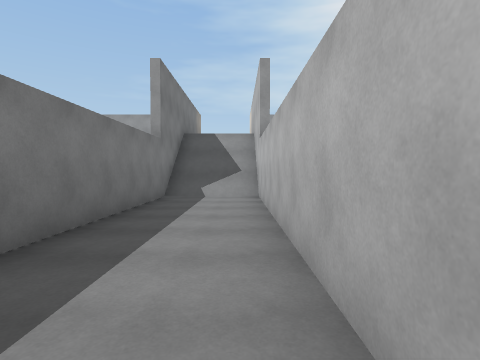
View 1 (above)

23 first-person views from a walk through a Unity game level. The camera is 1.4 m above the floor, tilts 2° down and sees 80° across. The floor is counted in squares, 2 m on a side. Each view is taken from the middle of a square. On the plan, view 1 faces up. The plan holds only what a view shows up to about 10 squares ahead; the rest is blank. The place goes on beyond the plan.

View 2
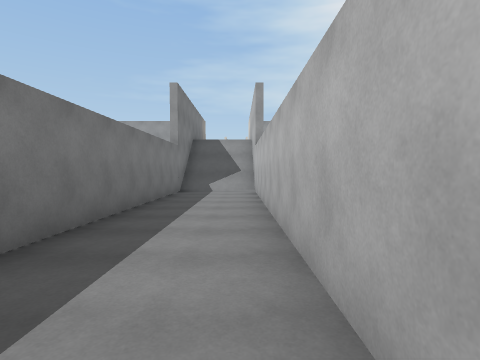

View 3
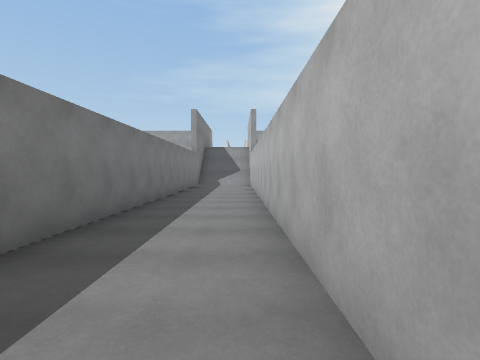

View 4
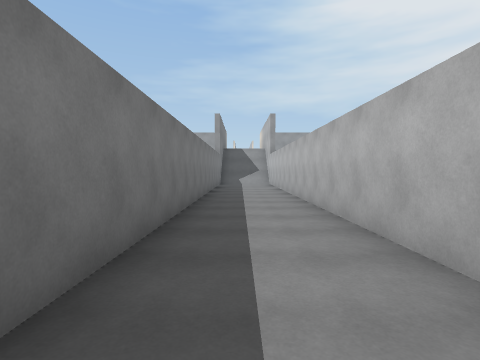

View 5
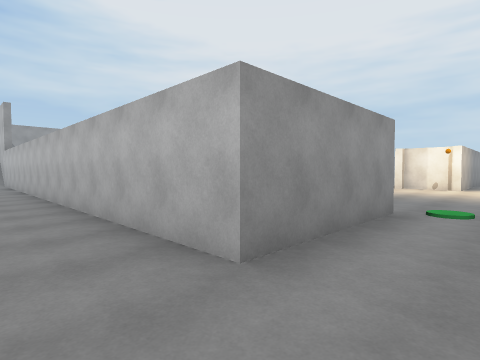

View 6
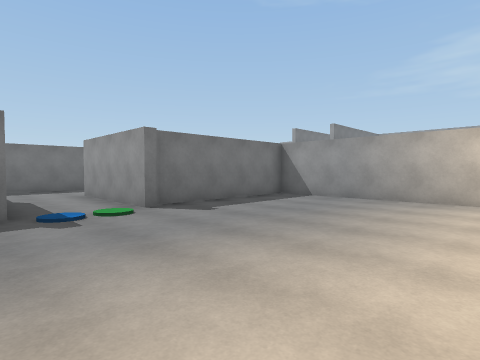

View 7
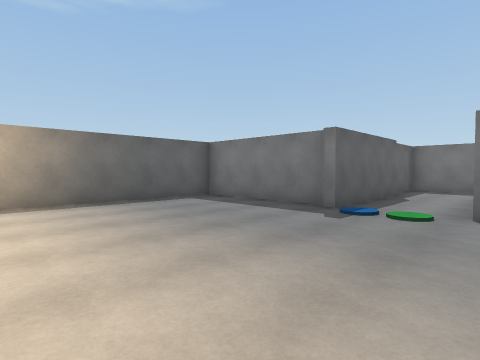

View 8
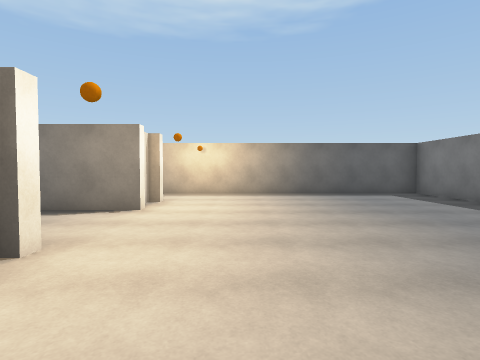

View 9
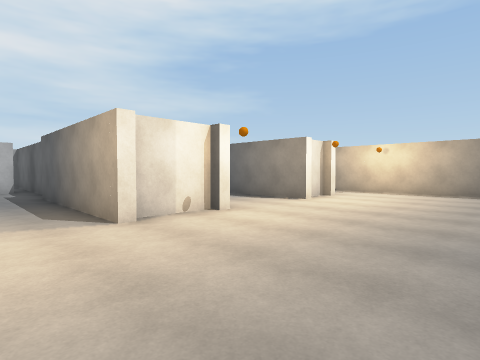

View 10
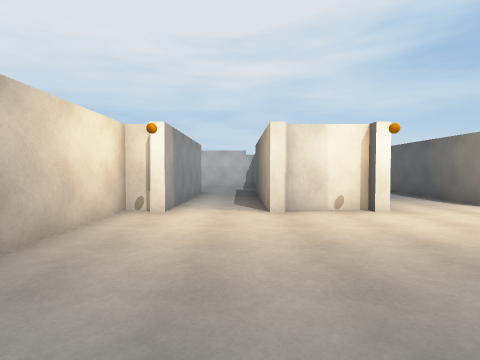

View 11
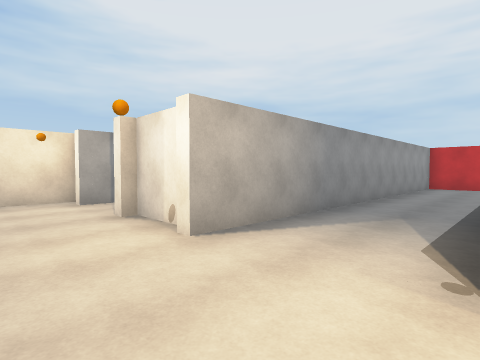

View 12
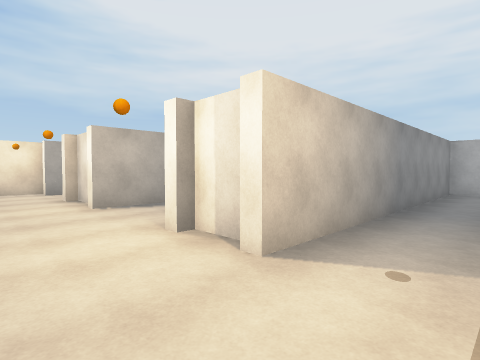

View 13
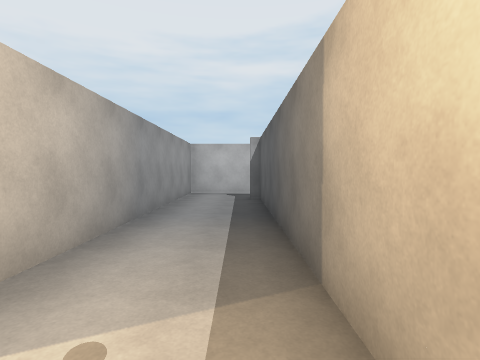

View 14
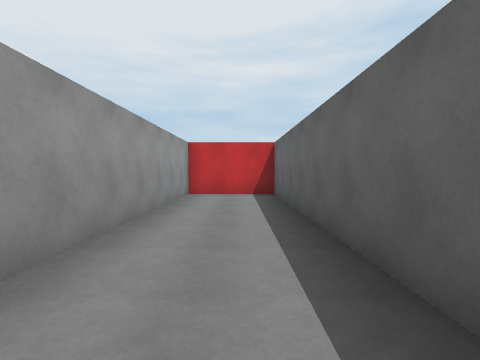

View 15
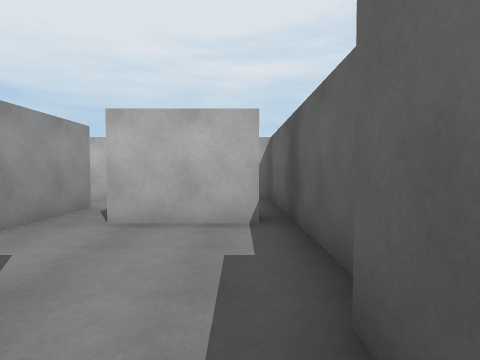

View 16
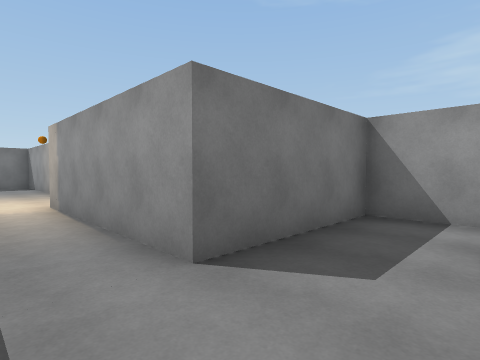

View 17
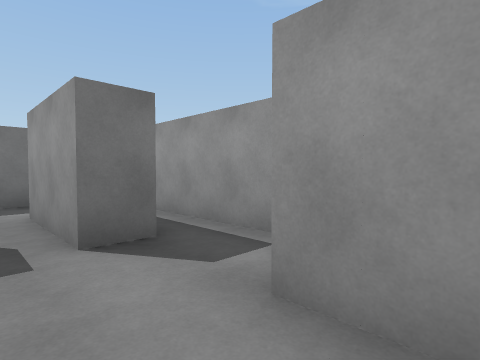

View 18
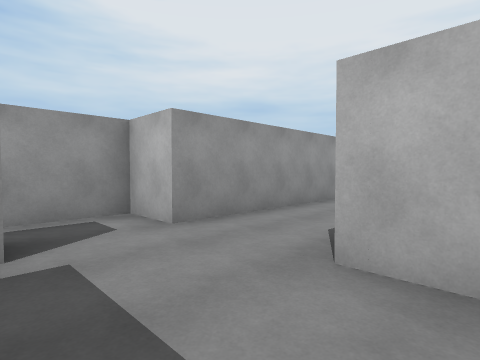

View 19
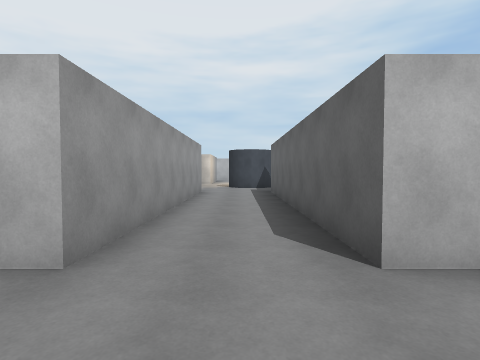

View 20
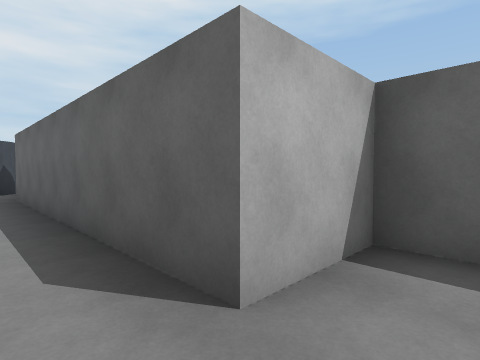

View 21
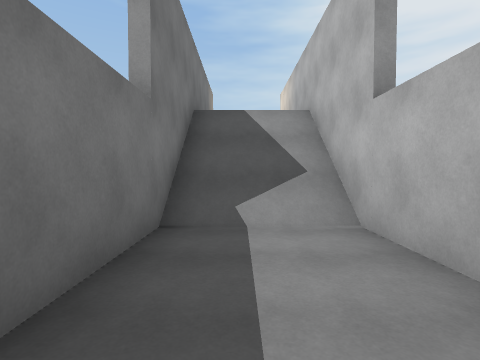

View 22
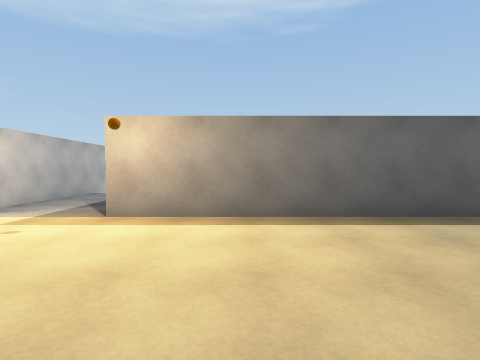

View 23
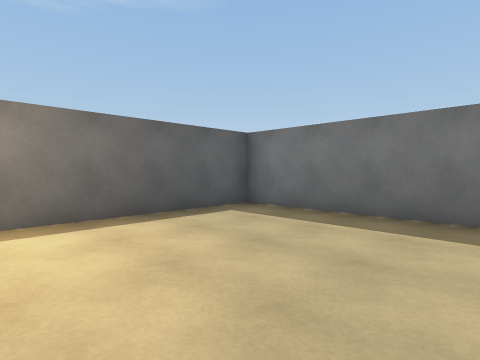

### Floor plan
Key: @ floor where view 1 was taken; # wall or solid block; . main floor; : floor 4 m higher than the main floor; / step, stairs or slope.
Columns run from 9 left of view 1 to 25 right of it. Each row starts with its distance up from view 1.
 19 #:::::
 18 #::::::
 17 #:::::::
 16 #::::::::
 15 #:::::::::
 14 ########::#
 13        #::#
 12        #::#
 11        #::#
 10        #//#
  9        #//#
  8        #//#
  7        #..#
  6        #..#
  5        #..#
  4        #..#
  3        #..#
  2        #..#
  1        #..#             #######
  0        #.@#             #.....#####
 -1        #..#             #.###......
 -2        #..# #############..........
 -3        #..# #..............#..#####
 -4        #..# #..............#..#
 -5        #..# #.......###########
 -6        #..###.......############
 -7        #.......................#
 -8        #.......................#
 -9        ######.......############
-10             #.......#########
-11             #...............#
-12             #...............#
-13             ###############

Where each view was taken, in squares from view 1:
view 1: 0 up, 0 right, facing up
view 2: 2 down, 0 right, facing up
view 3: 6 down, 0 right, facing up
view 4: 7 down, 1 left, facing up
view 5: 8 down, 1 left, facing up-right
view 6: 9 down, 9 right, facing up-left
view 7: 6 down, 9 right, facing down-left
view 8: 4 down, 9 right, facing down
view 9: 3 down, 7 right, facing down-right
view 10: 4 down, 6 right, facing right
view 11: 9 down, 9 right, facing up-right
view 12: 12 down, 9 right, facing up-right
view 13: 12 down, 10 right, facing right
view 14: 8 down, 13 right, facing right
view 15: 4 down, 14 right, facing right
view 16: 4 down, 17 right, facing up-left
view 17: 2 down, 22 right, facing up-left
view 18: 4 down, 19 right, facing up-right
view 19: 2 down, 19 right, facing right
view 20: 2 down, 20 right, facing down-right
view 21: 4 up, 1 left, facing up
view 22: 19 up, 4 left, facing down
view 23: 19 up, 4 left, facing down-left
